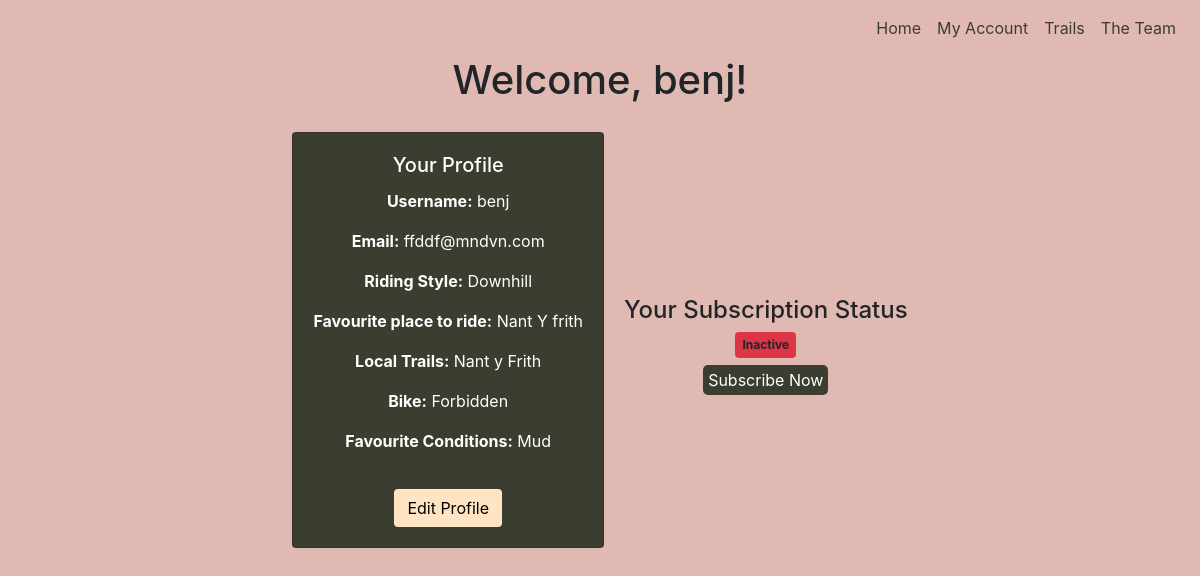
The app's page /profiles/ (signed in) with its own data.
### profiles/models.py (models this page shows, shortened)
class UserProfile(models.Model):
    RIDING_STYLE_CHOICES = [
        ('Cross Country', 'Cross Country'),
        ('All Mountain', 'All Mountain'),
        ('Downhill', 'Downhill'),
        ('Freeride', 'Freeride'),
    ]
    CONDITIONS_CHOICES = [
        ('Dry', 'Dry'),
        ('Mud', 'Mud'),
        ('Wet', 'Wet'),
        ('Snow', 'Snow'),
    ]
    user = models.OneToOneField(User, on_delete=models.CASCADE)
    subscription_active = models.BooleanField(default=False)
    current_subscription = models.ForeignKey(StripeCustomer, null=True, blank=True, on_delete=models.SET_NULL)
    name = models.CharField(max_length=20,  null=True, blank=True)
    riding_style = models.CharField(max_length=20, choices=RIDING_STYLE_CHOICES, null=True, blank=True)
    favourite_place_to_ride = models.CharField(max_length=50, null=True, blank=True)
    local_trails = models.CharField(max_length=50, null=True, blank=True)
    bike = models.CharField(max_length=50, null=True, blank=True)
    favourite_conditions = models.CharField(max_length=20, choices=CONDITIONS_CHOICES, null=True, blank=True)

### profiles/views.py (the view)
# urls.py: path('', views.profile, name='profile'),
def profile(request):
    user = request.user #get user
    try:
        stripe_customer = StripeCustomer.objects.get(user=request.user)
        is_subscribed = stripe_customer.has_active_subscription()
    except StripeCustomer.DoesNotExist:
        is_subscribed = False
    try:
        profile = user.userprofile
    except UserProfile.DoesNotExist:
        profile = UserProfile.objects.create(user=user) #if a users profile is not created when registered
    if request.method == 'POST':
        form = UserProfileForm(request.POST, instance=profile)
        if form.is_valid():
            form.save()
            return redirect('profile')
    else:
        form = UserProfileForm(instance=profile)
    user_profile = get_object_or_404(UserProfile, user=request.user)
    template = 'profiles/profiles.html'
    context = {
        'is_subscribed': is_subscribed,
        'form': form,
        'user_profile': user_profile,
        }
    return render(request, template, context)

### profiles/templates/profiles/profiles.html (shortened to what this page needs)
{% extends 'base.html' %}
{% load static %}
{% block extra_css %}
    <link rel="stylesheet" href="{% static 'profiles/css/profiles.css' %}">
{% endblock %}
{% block content %}
<div class="container mt-5">
    <h1 class="text-center">Welcome, {{ user.username }}!</h1>
    <div class="container" style="align-content: center;">
    <div class="subscription-status-container">
    <h4 class="text-center">Your Subscription Status</h4>
    {% if is_subscribed %}
        <span class="badge bg-success text-center">Active</span>
        <p class="text-center"><a href="{% url 'unsubscribe' %}" class="subscribe-link">Unsubscribe</a></p>
    {% else %}
        <span class="badge bg-danger">Inactive</span>
        <p class="text-center"><a href="{% url 'subscriptions-subscribe' %}" class="subscribe-link">Subscribe Now</a></p>
    {% endif %}
</div>
    <div class="card mb-4 profile-container">
        <div class="card-body text-center">
            <h5 class="card-title text-center">Your Profile</h5>
            <p><strong>Username:</strong> {{ user.username }}</p>
            <p><strong>Email:</strong> {{ user.email }}</p>
            <p><strong>Riding Style:</strong> {{ user_profile.riding_style }}</p>
            <p><strong>Favourite place to ride:</strong> {{ user_profile.favourite_place_to_ride }}</p>
            <p><strong>Local Trails:</strong> {{ user_profile.local_trails }}</p>
            <p><strong>Bike:</strong> {{ user_profile.bike }}</p>
            <p><strong>Favourite Conditions:</strong> {{ user_profile.favourite_conditions }}</p>
        </div>
        <button type="button" class="btn profile-btn" data-toggle="modal" data-target="#profileModal">
            Edit Profile
        </button>
    </div>
    </div>
{% endblock %}

### static/css/base.css (style rules this page uses)
html { height: 100%; }
.btn { background-color: #3b3d30; color: white; margin-top: 10px; }
.container { display: flex; flex-direction: column; flex-wrap: wrap; }
.subscribe-link { text-decoration: none; color: white; background-color: #3b3d30; padding: 5px; margin-top: 10px; width: fit-content; border-radius: 5px; }

### profiles/static/profiles/css/profiles.css (style rules this page uses)
.profile-container { display: flex; flex-direction: column; background-color: #3b3d30; align-items: center; color: white; }
.profile-btn { margin: 0px 20px 20px 20px; background-color: bisque; color: black; }
.badge { margin-bottom: 10px; padding: 7px; }
.container { display: flex; flex-direction: row-reverse; flex-wrap: wrap; justify-content: center; margin-top: 20px; }
.subscription-status-container { display: flex; flex-direction: column; align-items: center; justify-content: center; margin-left: 20px; }

### records on screen
UserProfile: riding_style "Downhill", favourite_place_to_ride "Nant Y frith", local_trails "Nant y Frith", bike "Forbidden", favourite_conditions "Mud"

### other values on screen
{{ user.username }} "benj"
{{ user.email }} "ffddf@mndvn.com"
